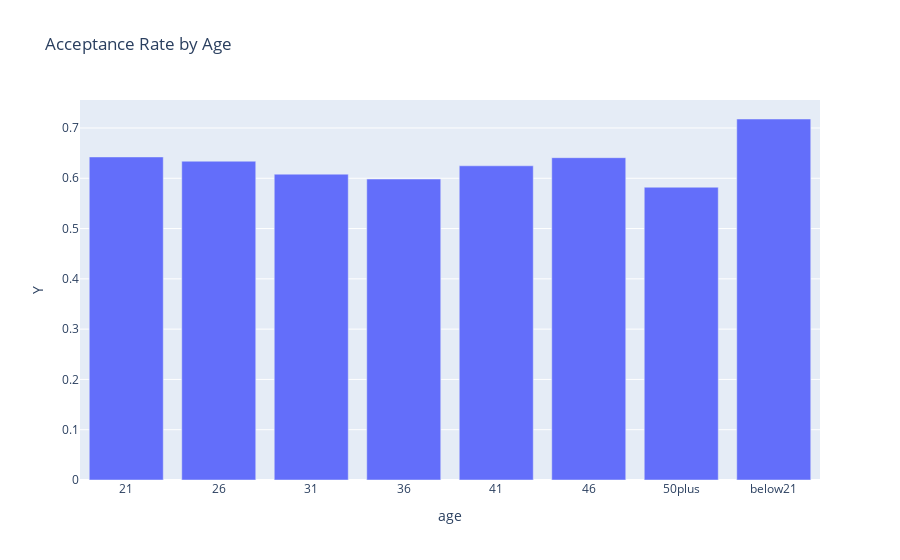
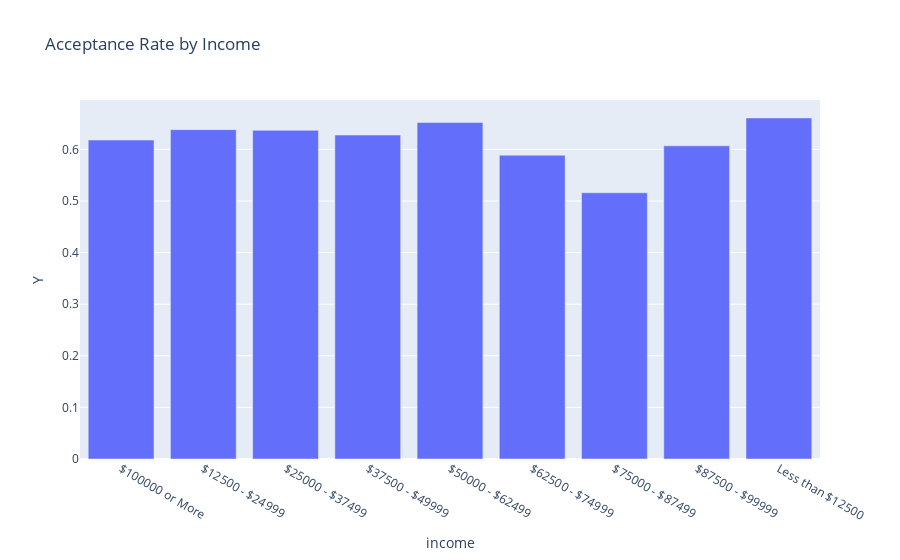
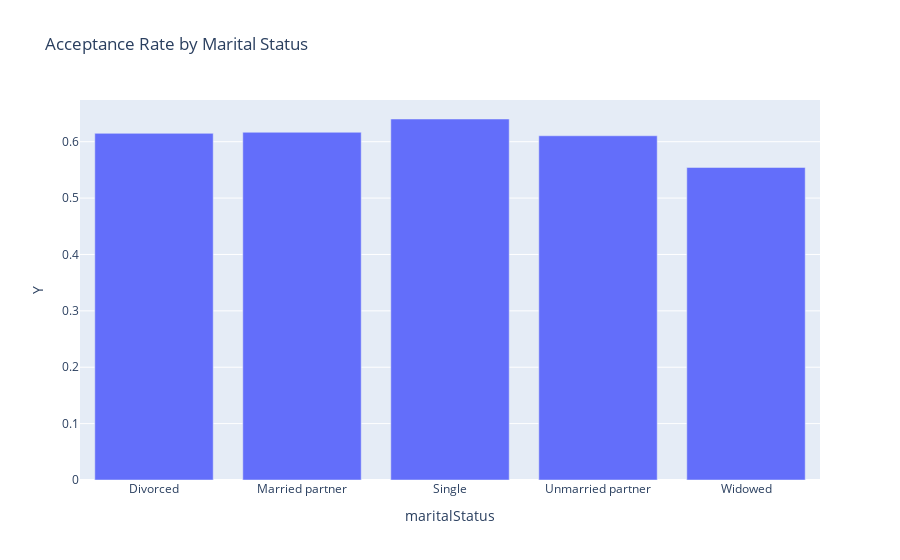
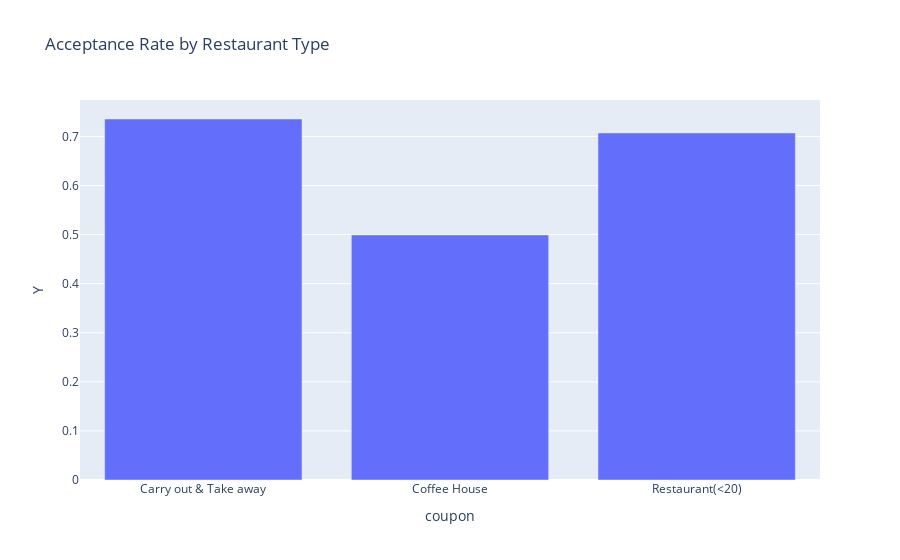

The code cell stored with these charts, in order, in its notebook:
### Code cell
import plotly.express as px

# Filter the DataFrame for passengers who received coupons in the "RestaurantLessThan20" group
restaurant_coupon_df = data[data['coupon'].isin(['Restaurant(<20)', 'Coffee House', 'Carry out & Take away'])]

# Calculate the acceptance rate for each characteristic
age_acceptance_rate = restaurant_coupon_df.groupby('age')['Y'].mean().reset_index()
income_acceptance_rate = restaurant_coupon_df.groupby('income')['Y'].mean().reset_index()
marital_status_acceptance_rate = restaurant_coupon_df.groupby('maritalStatus')['Y'].mean().reset_index()
restaurant_type_acceptance_rate = restaurant_coupon_df.groupby('coupon')['Y'].mean().reset_index()

# Create bar plots using Plotly
fig = px.bar(age_acceptance_rate, x='age', y='Y', title='Acceptance Rate by Age')
fig.show()

fig = px.bar(income_acceptance_rate, x='income', y='Y', title='Acceptance Rate by Income')
fig.show()

fig = px.bar(marital_status_acceptance_rate, x='maritalStatus', y='Y', title='Acceptance Rate by Marital Status')
fig.show()

fig = px.bar(restaurant_type_acceptance_rate, x='coupon', y='Y', title='Acceptance Rate by Restaurant Type')
fig.show()

### Figure 1 — Plotly figure (JSON) as saved in the notebook; plotly's stock layout.template omitted (floating-point values rounded to 4 significant figures)
{"data": [{"alignmentgroup": "True", "hovertemplate": "age=%{x}<br>Y=%{y}<extra></extra>", "legendgroup": "", "marker": {"color": "#636efa", "pattern": {"shape": ""}}, "name": "", "offsetgroup": "", "orientation": "v", "showlegend": false, "textposition": "auto", "type": "bar", "x": ["21", "26", "31", "36", "41", "46", "50plus", "below21"], "xaxis": "x", "y": [0.6424, 0.6339, 0.6082, 0.5985, 0.6248, 0.641, 0.5822, 0.7179], "yaxis": "y"}], "layout": {"barmode": "relative", "legend": {"tracegroupgap": 0}, "title": {"text": "Acceptance Rate by Age"}, "xaxis": {"anchor": "y", "domain": [0, 1], "title": {"text": "age"}}, "yaxis": {"anchor": "x", "domain": [0, 1], "title": {"text": "Y"}}}}

### Figure 2 — Plotly figure (JSON) as saved in the notebook; plotly's stock layout.template omitted (floating-point values rounded to 4 significant figures)
{"data": [{"alignmentgroup": "True", "hovertemplate": "income=%{x}<br>Y=%{y}<extra></extra>", "legendgroup": "", "marker": {"color": "#636efa", "pattern": {"shape": ""}}, "name": "", "offsetgroup": "", "orientation": "v", "showlegend": false, "textposition": "auto", "type": "bar", "x": ["$100000 or More", "$12500 - $24999", "$25000 - $37499", "$37500 - $49999", "$50000 - $62499", "$62500 - $74999", "$75000 - $87499", "$87500 - $99999", "Less than $12500"], "xaxis": "x", "y": [0.6181, 0.6383, 0.6369, 0.6277, 0.6522, 0.5887, 0.5159, 0.6069, 0.6609], "yaxis": "y"}], "layout": {"barmode": "relative", "legend": {"tracegroupgap": 0}, "title": {"text": "Acceptance Rate by Income"}, "xaxis": {"anchor": "y", "domain": [0, 1], "title": {"text": "income"}}, "yaxis": {"anchor": "x", "domain": [0, 1], "title": {"text": "Y"}}}}

### Figure 3 — Plotly figure (JSON) as saved in the notebook; plotly's stock layout.template omitted (floating-point values rounded to 4 significant figures)
{"data": [{"alignmentgroup": "True", "hovertemplate": "maritalStatus=%{x}<br>Y=%{y}<extra></extra>", "legendgroup": "", "marker": {"color": "#636efa", "pattern": {"shape": ""}}, "name": "", "offsetgroup": "", "orientation": "v", "showlegend": false, "textposition": "auto", "type": "bar", "x": ["Divorced", "Married partner", "Single", "Unmarried partner", "Widowed"], "xaxis": "x", "y": [0.6148, 0.6167, 0.6403, 0.6105, 0.5543], "yaxis": "y"}], "layout": {"barmode": "relative", "legend": {"tracegroupgap": 0}, "title": {"text": "Acceptance Rate by Marital Status"}, "xaxis": {"anchor": "y", "domain": [0, 1], "title": {"text": "maritalStatus"}}, "yaxis": {"anchor": "x", "domain": [0, 1], "title": {"text": "Y"}}}}

### Figure 4 — Plotly figure (JSON) as saved in the notebook; plotly's stock layout.template omitted (floating-point values rounded to 4 significant figures)
{"data": [{"alignmentgroup": "True", "hovertemplate": "coupon=%{x}<br>Y=%{y}<extra></extra>", "legendgroup": "", "marker": {"color": "#636efa", "pattern": {"shape": ""}}, "name": "", "offsetgroup": "", "orientation": "v", "showlegend": false, "textposition": "auto", "type": "bar", "x": ["Carry out & Take away", "Coffee House", "Restaurant(<20)"], "xaxis": "x", "y": [0.7355, 0.4992, 0.7071], "yaxis": "y"}], "layout": {"barmode": "relative", "legend": {"tracegroupgap": 0}, "title": {"text": "Acceptance Rate by Restaurant Type"}, "xaxis": {"anchor": "y", "domain": [0, 1], "title": {"text": "coupon"}}, "yaxis": {"anchor": "x", "domain": [0, 1], "title": {"text": "Y"}}}}
